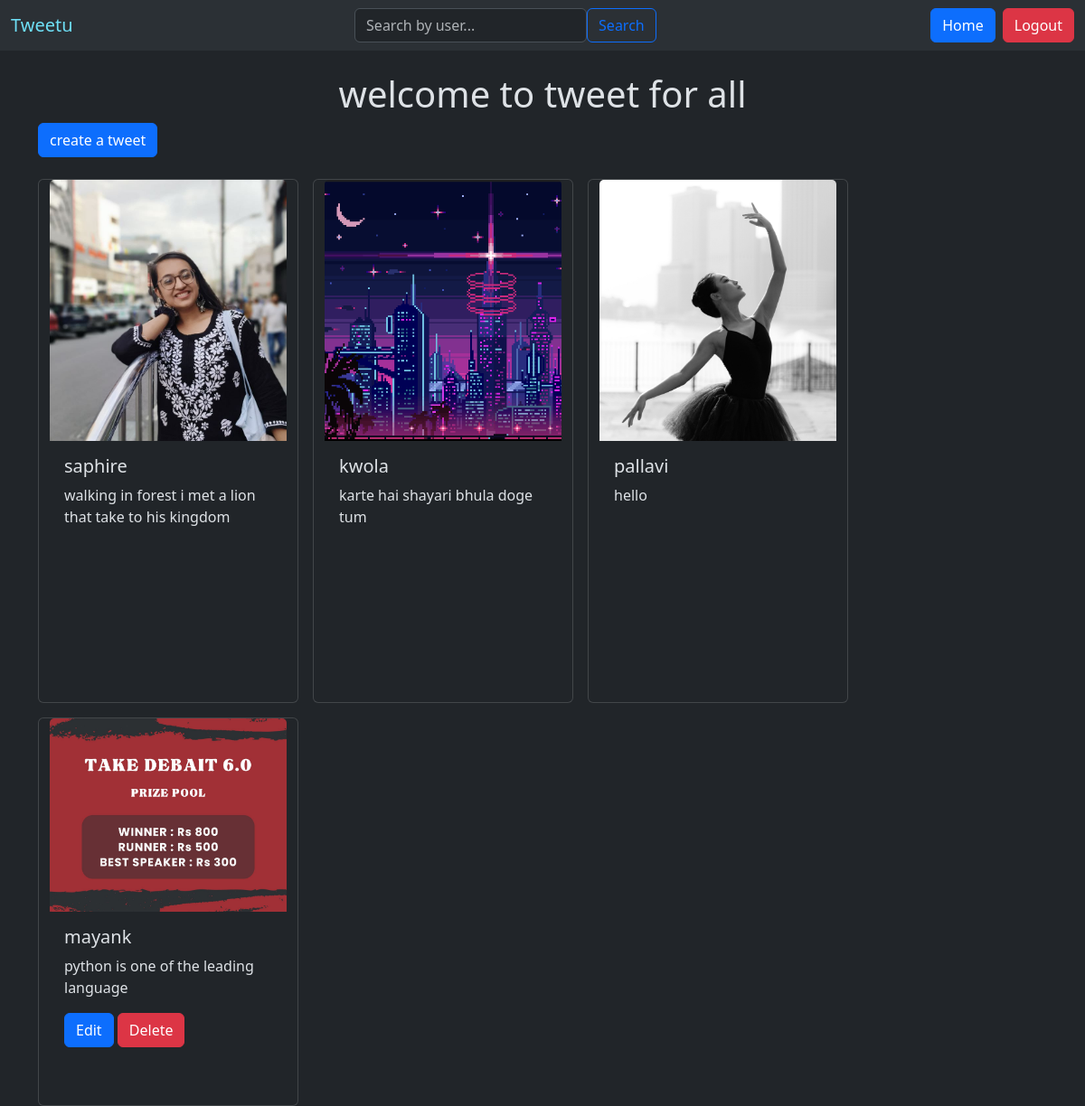
Screenshot of / (signed in) with the database file from the repository.
### tweet/models.py (models this page shows, shortened)
class Tweet(models.Model):
    user = models.ForeignKey(User, on_delete=models.CASCADE)
    text = models.TextField(max_length=250)
    photo = models.ImageField(upload_to='photos/',blank=True, null=True)
    created_at = models.DateTimeField(auto_now_add=True)
    updated_at = models.DateTimeField(auto_now=True)

### tweet/views.py (the view)
# urls.py: path('',views.tweet_list, name='tweet_list'),
def tweet_list(request):
    tweets = Tweet.objects.all().order_by('-created_at')
    return render(request,'tweet_list.html',{'tweets':tweets})

### tweet/templates/tweet_list.html (shortened to what this page needs)
{% extends 'layout.html' %}
{% block content %}
<h1 class="text-center mt-4">welcome to tweet for all</h1>
<a  class = "btn btn-primary mb-4" href="{% url 'create_tweet' %}">
    create a tweet
</a>
<div class="container row gap-3">
    {% for tweet in tweets %}
    <div class="card" style="width: 18rem;">
        <img src="{{tweet.photo.url}}" class="card-img-top" alt="Tweet Image" style="object-fit: cover; height: 50%;">
        <div class="card-body">
          <h5 class="card-title">{{tweet.user.username}}</h5>
          <p class="card-text">{{tweet.text}}</p>
          {% if request.user.is_authenticated and tweet.user == request.user %}
          <a href="{% url 'edit_tweet' tweet.id%}" class="btn btn-primary">Edit</a>
          <a href="{% url 'tweet_delete' tweet.id%}" class="btn btn-danger">Delete</a>
          {% endif %}
        </div>
      </div>
    {% endfor %}
</div>
{% endblock %}

### rows the page displays
Tweet: photo (picture), user.username "saphire", text "walking in forest i met a lion that take to his kingdom"
Tweet: photo (picture), user.username "kwola", text "karte hai shayari bhula doge tum"
Tweet: photo (picture), user.username "pallavi", text "hello"
Tweet: photo (picture), user.username "mayank", text "python is one of the leading language", shows "Edit"
